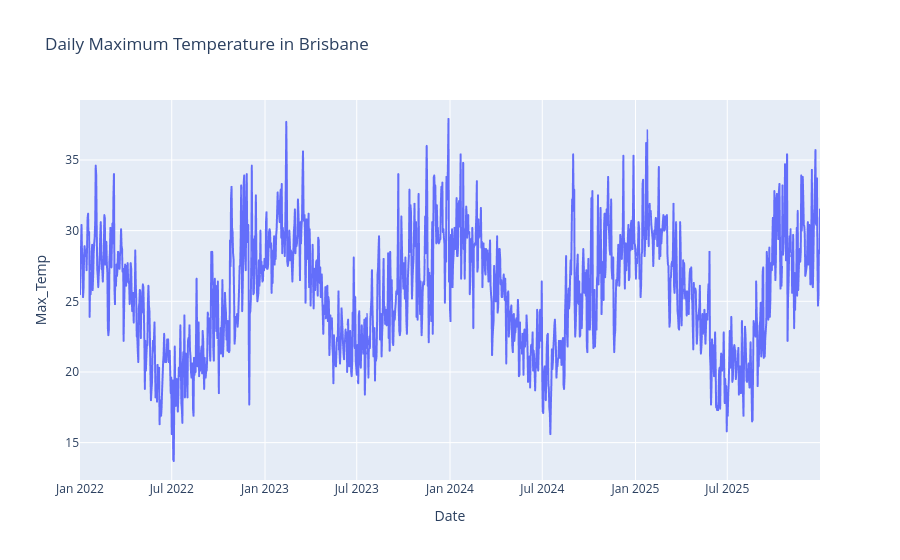

The notebook cell saved with this chart:
### Markdown cell above
#### How does temperature change over 4 years in Brisbane?

### Code cell
fig = px.line(
    weather,
    x="Date",
    y="Max_Temp",
    title="Daily Maximum Temperature in Brisbane"
)

fig.show()

### Figure 1 — Plotly figure (JSON) as saved in the notebook; plotly's stock layout.template omitted (floating-point values rounded to 4 significant figures; data arrays with more than 128 entries replaced by an {"elided": "..."} marker saying what was removed)
{"data": [{"hovertemplate": "Date=%{x}<br>Max_Temp=%{y}<extra></extra>", "legendgroup": "", "line": {"color": "#636efa", "dash": "solid"}, "marker": {"symbol": "circle"}, "mode": "lines", "name": "", "showlegend": false, "type": "scattergl", "x": {"elided": "1461 str values"}, "xaxis": "x", "y": {"elided": "1461 float values"}, "yaxis": "y"}], "layout": {"legend": {"tracegroupgap": 0}, "title": {"text": "Daily Maximum Temperature in Brisbane"}, "xaxis": {"anchor": "y", "domain": [0, 1], "title": {"text": "Date"}}, "yaxis": {"anchor": "x", "domain": [0, 1], "title": {"text": "Max_Temp"}}}}
